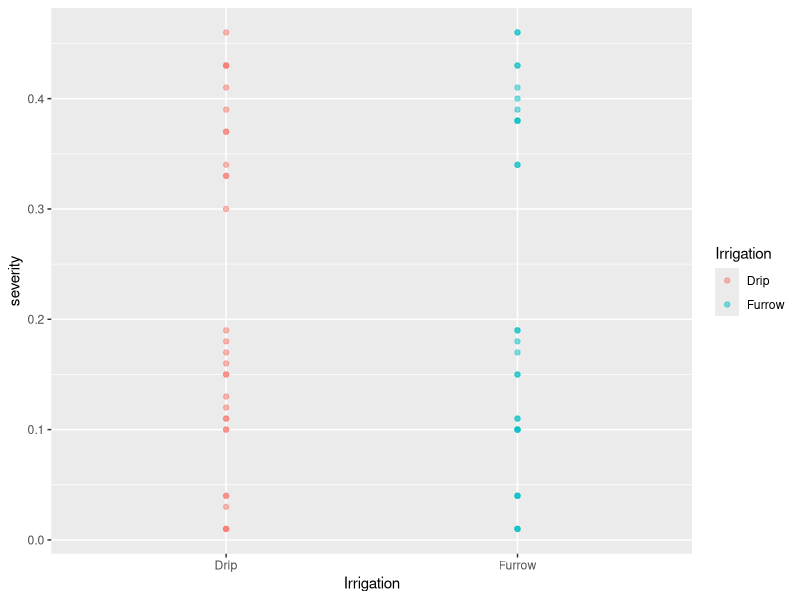
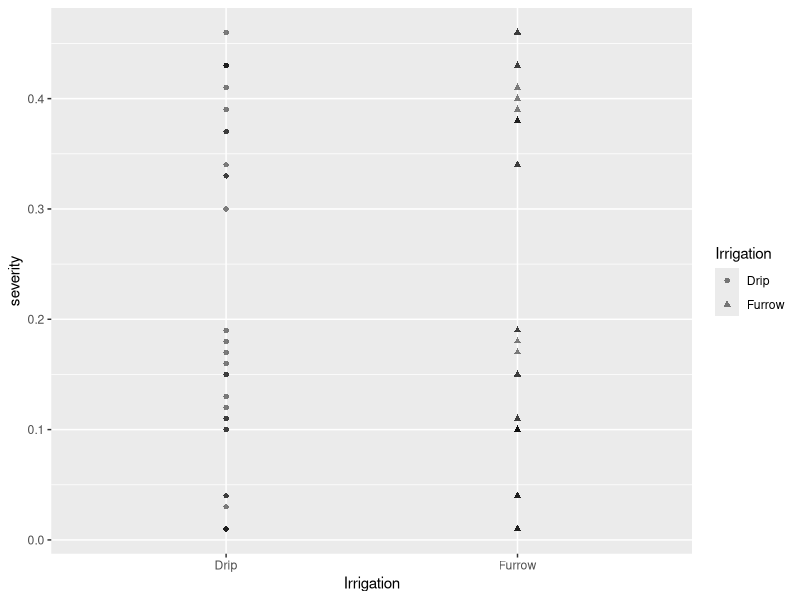
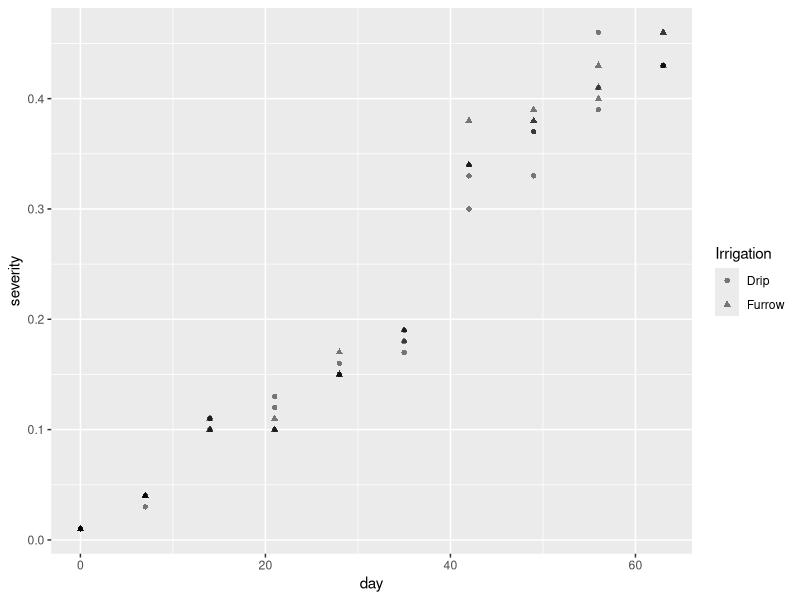
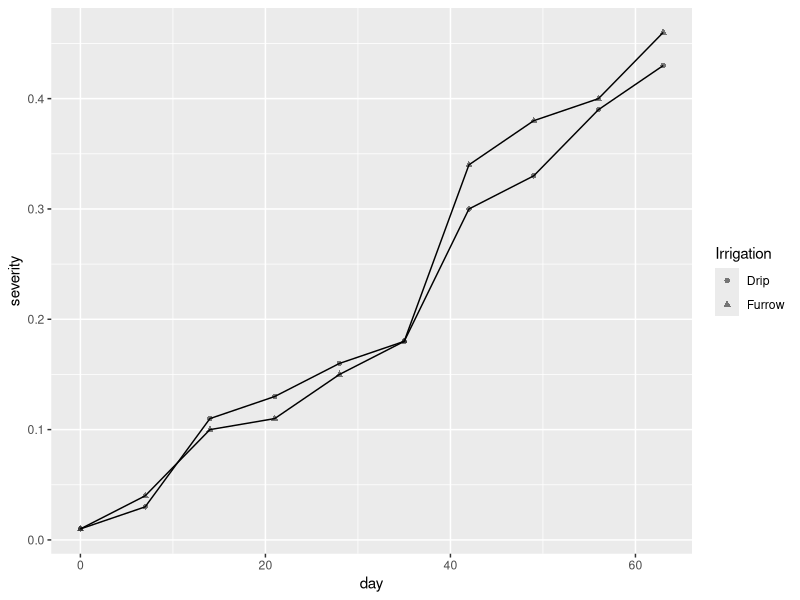
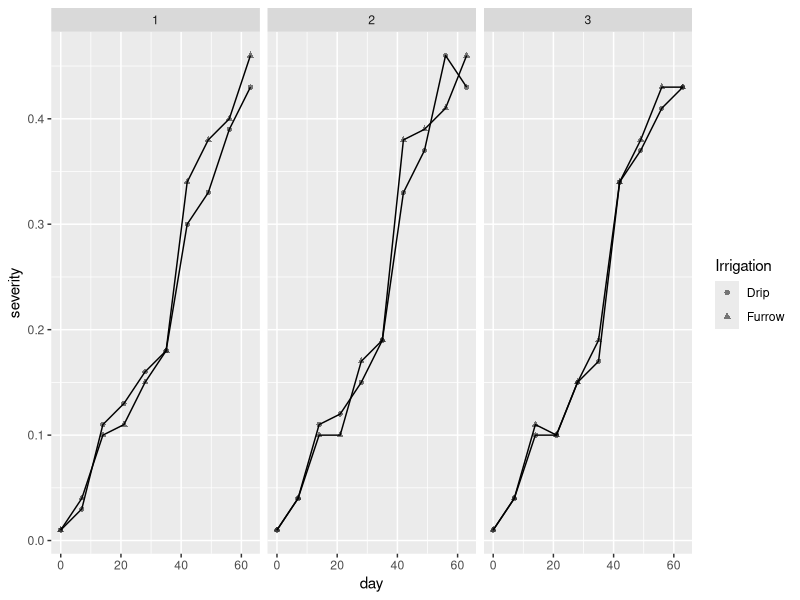
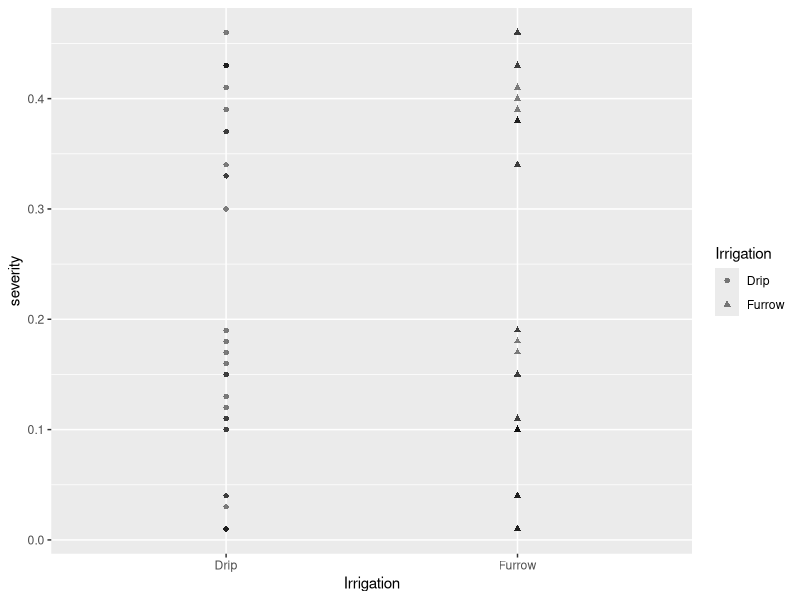
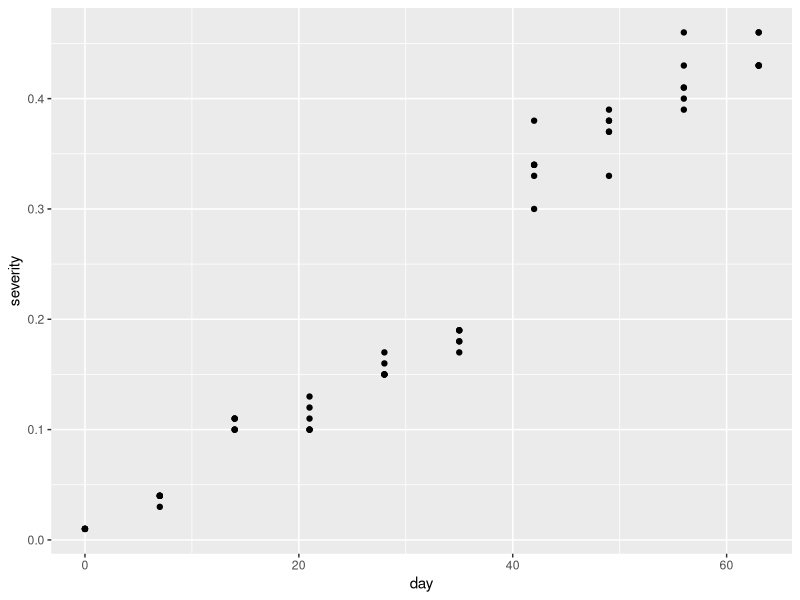
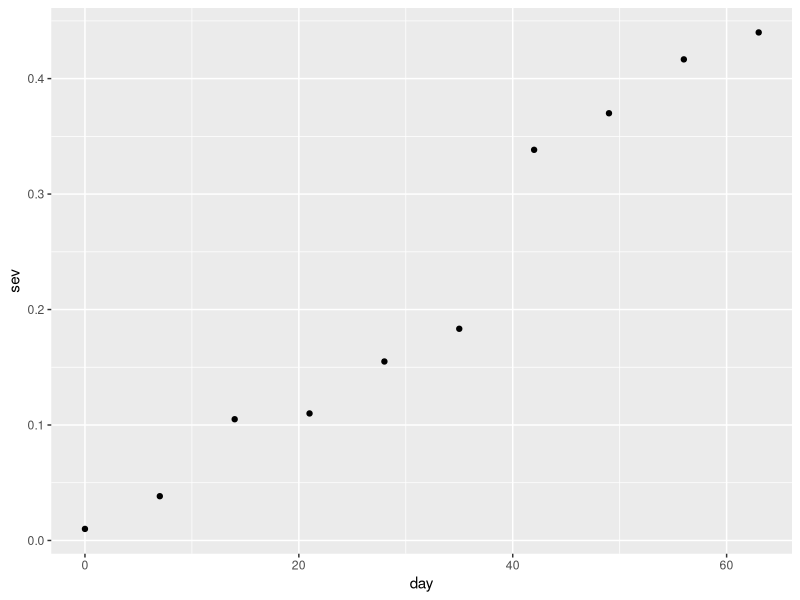

The R script that drew these images, in order:
## ---- chunk 1
library(tidyverse)
mg <- read_csv("dados-diversos.csv")

## ---- chunk 2
library(ggplot2)
## ---- chunk 3
mg |>
  ggplot(aes(Irrigation, severity, color = Irrigation))+
  geom_point(alpha = 0.5)
## ---- chunk 4
mg |>
  ggplot(aes(Irrigation, severity, shape = Irrigation))+
  geom_point(alpha = 0.5)
## ---- chunk 5
# mudando para a variável day
mg |> 
  ggplot(aes(day, severity, shape = Irrigation))+
  geom_point(alpha = 0.5)

# Deixando apenas 1 repetição - função filter e alterando para gráfico de linhas
mg |> 
  filter(rep == 1) |>
  ggplot(aes(day, severity, shape = Irrigation))+
  geom_point(alpha = 0.5)+geom_line()
## ---- chunk 6
# Dividindo o número de repetições - função facet_wrap
mg |> 
  ggplot(aes(day, severity, shape = Irrigation))+
  geom_point(alpha = 0.5)+
  geom_line()+
  facet_wrap(~rep)
## ---- chunk 7
#Função select - seleciona colunas
mg |> 
select(Irrigation, severity) |>
ggplot(aes(Irrigation, severity, shape = Irrigation))+geom_point(alpha = 0.5)


# Retirando group e geom_boxplot
mg |> 
  select(day, severity) |>
  ggplot(aes(day, severity))+
  geom_point()

# Agrupando por repetição: As primeiras 3 linhas separam a severidade por dia.
mg |> 
  select(day, rep, severity) |>
  group_by(day) |>
  summarise(sev = mean(severity)) |>
  ggplot(aes(day, sev))+
  geom_point()
## ---- chunk 8
mg |> 
  select(Irrigation, severity) |>
  ggplot(aes(Irrigation, severity, shape = Irrigation))+geom_boxplot()+
  geom_point(alpha = 0.5)

# Mudando a variável irrigação por day
mg |> 
  select(day, severity) |>
  ggplot(aes(day, severity))+
  geom_boxplot()+
  geom_point(alpha = 0.5)

# Separando por grupo - função group
mg |> 
  select(day, severity) |>
  ggplot(aes(day, severity, group = day))+
  geom_boxplot()+
  geom_point()

## ---- chunk 9
mg2 <- mg  |> 
  select(day, rep, severity) |>
  group_by(day) |>
  summarise(sev = mean(severity)) |>
  ggplot(aes(day, sev))+
  geom_point()

